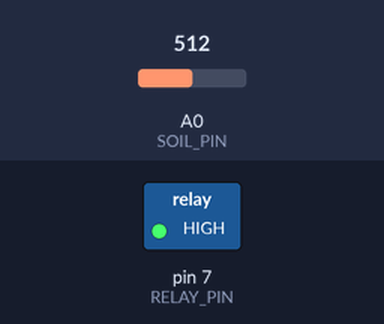
The sketch below on a simulated Arduino Uno, built with avr-gcc and run on an emulated ATmega328P. Parts: switched loads named in the sketch (green lamp = pin HIGH). Inputs (shaded band) come from the test bench; at power-on: A0 (SOIL_PIN) = 512. What the sketch prints to the serial monitor is not drawn.

Above: at 1.2 s.
1.3 s: A0 (SOIL_PIN) set to 487
At 2.5 s:
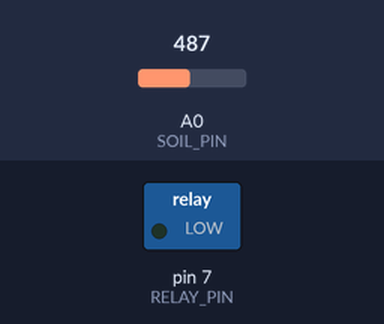
2.9 s: A0 (SOIL_PIN) set to 510
At 3.8 s:
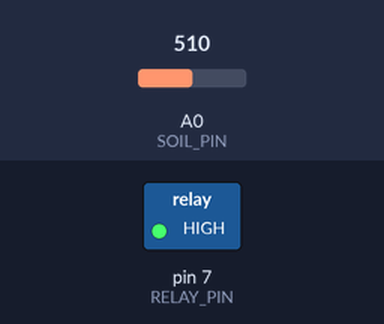
4.5 s: A0 (SOIL_PIN) set to 490
At 5.1 s:
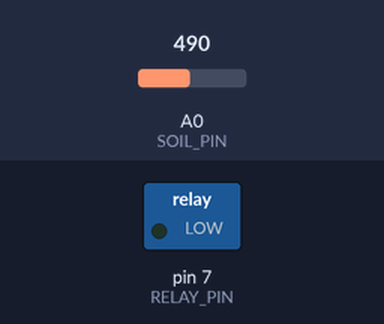
Timing chart, 0 to 7.5 s (numbered marks = the images above; inputs shaded):
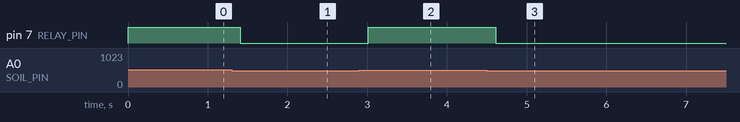

Measured:
- the behaviour switches between 501 and 500 on A0 (SOIL_PIN) (found by bisection; images 0 and 1)
- after the input at 1.3 s, pin 7 (RELAY_PIN): HIGH → LOW after 0.11 s
- after the input at 2.9 s, pin 7 (RELAY_PIN): LOW → HIGH after 0.11 s
- after the input at 4.5 s, pin 7 (RELAY_PIN): HIGH → LOW after 0.11 s

The sketch:

Smart_Irrigation_System.ino
```cpp
/*
Code Name: Smart Irrigation System
Author: RoboSiddhi

⚠ Warning

This project and its code are shared for learning and personal use only.
Commercial use, redistribution, or selling (in any form) of this code or
project is not allowed without proper permission.

                                                                                 .
              !^           .   ..   ..
              ??^~~~^.      ....:....
             :P5J?7?JY5.   ...^:::^..
            .BG5JY75&JYG   ...^:::^..
            .BBBP57?YYYG.   ....::::
             :YBBGYJ??Y?   .  .^ YGGY.
              :!BBBBY!:       .G??5BP^
            ~GP5P5??77!7:    .^J55Y!
           ^#57!7#5777!?57~:~77JG~
           ?#G5PB#57777!B5GG5YPJ.
          .BGYY&&BPY???J!!Y5Y7:
          :7!~!7777!!!!^

Description: This is an smart irrigation system.Which use Arduino to collect data
from the soil sensor and the microcontroller provides signal to the relay and
the water pump starts to irrigate plants.
Great for
learning robotics, DIY projects, and basic STEM applications.
*/
#define SOIL_PIN A0
#define RELAY_PIN 7

int threshold = 500;

bool pumpRunning = false;
unsigned long pumpStartTime = 0;
const unsigned long pumpMaxRunTime = 15000; // 15 sec
const unsigned long earlyStopCheck = 5000;  // 5 sec early stop window

void setup() {
  Serial.begin(9600);
  pinMode(RELAY_PIN, OUTPUT);
  digitalWrite(RELAY_PIN, LOW);
  Serial.println("Smart Pump Control Started ✅");
}

void loop() {
  int soilValue = analogRead(SOIL_PIN);
  Serial.print("Soil: ");
  Serial.println(soilValue);

  // ✅ Pump ON only when dry and currently OFF
  if (soilValue > threshold && !pumpRunning) {
    digitalWrite(RELAY_PIN, HIGH);
    pumpRunning = true;
    pumpStartTime = millis();
    Serial.println("Soil Dry → Pump ON 💧");
  }

  // ✅ If pump is ON → check stopping conditions
  if (pumpRunning) {

    // Soil becomes wet within 5 sec → immediate OFF ✅
    if (soilValue <= threshold && (millis() - pumpStartTime) < earlyStopCheck) {
      digitalWrite(RELAY_PIN, LOW);
      pumpRunning = false;
      Serial.println("Soil Wet quickly → Pump OFF ✅");
    }

    // Max 15 sec run time completed → OFF ✅
    else if (millis() - pumpStartTime >= pumpMaxRunTime) {
      digitalWrite(RELAY_PIN, LOW);
      pumpRunning = false;
      Serial.println("Pump 15 sec completed → OFF ✅");
    }
  }

  delay(200);
}
```
